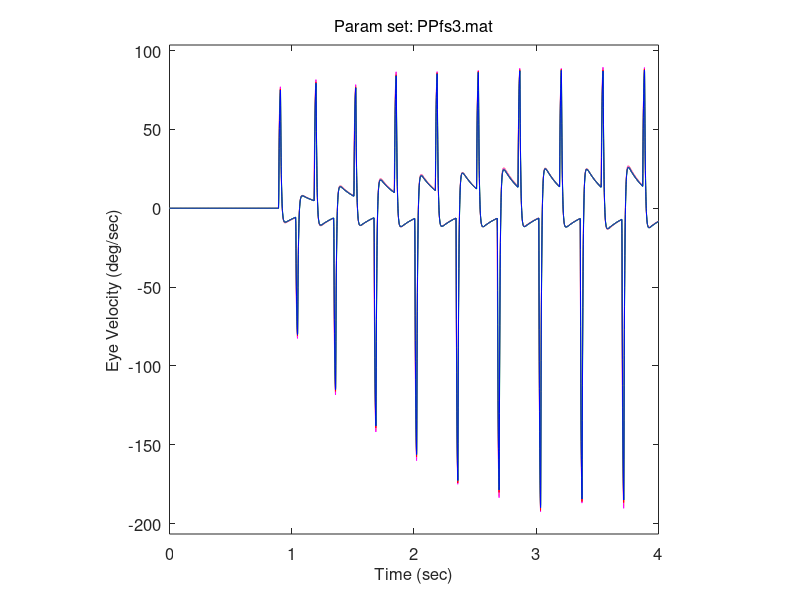

Reproduce this figure in MATLAB.
function fig = dspvelalts()
% This is the machine-generated representation of a Handle Graphics object
% and its children.  Note that handle values may change when these objects
% are re-created. This may cause problems with any callbacks written to
% depend on the value of the handle at the time the object was saved.
%
% To reopen this object, just type the name of the M-file at the MATLAB
% prompt. The M-file and its associated MAT-file must be on your path.

load dspvelalts

h0 = figure('Position',[296 390 560 420], ...
	'Tag','hotWind', ...
	'UserData',[5229.000122070312 5228.000122070312 5227.000122070312 5226.000244140625 5225.000244140625 5223.000244140625]);
h1 = axes('Parent',h0, ...
	'Box','on', ...
	'CameraUpVector',[0 1 0], ...
	'ColorOrder',mat0, ...
	'FontSize',12, ...
	'Position',[0.13 0.11 0.7749999999999999 0.8149999999999999], ...
	'UserData',mat1, ...
	'XLim',[0 4], ...
	'XLimMode','manual', ...
	'YLim',[-206.6219553346062 103.5642279641608], ...
	'YLimMode','manual');
h2 = line('Parent',h1, ...
	'Color',[1 1 0], ...
	'Tag','5223.00024414062', ...
	'XData',mat2, ...
	'YData',mat3);
h2 = line('Parent',h1, ...
	'Color',[1 0 1], ...
	'Tag','5225.00024414062', ...
	'XData',mat4, ...
	'YData',mat5);
h2 = line('Parent',h1, ...
	'Color',[0 1 1], ...
	'Tag','5226.00024414062', ...
	'XData',mat6, ...
	'YData',mat7);
h2 = line('Parent',h1, ...
	'Color',[1 0 0], ...
	'Tag','5227.00012207031', ...
	'XData',mat8, ...
	'YData',mat9);
h2 = line('Parent',h1, ...
	'Color',[0 1 0], ...
	'Tag','5228.00012207031', ...
	'XData',mat10, ...
	'YData',mat11);
h2 = line('Parent',h1, ...
	'Color',[0 0 1], ...
	'Tag','5229.00012207031', ...
	'XData',mat12, ...
	'YData',mat13);
h2 = text('Parent',h1, ...
	'FontSize',12, ...
	'HandleVisibility','off', ...
	'HorizontalAlignment','center', ...
	'Position',[1.995381062355658 -222.9954195556555 17.32050807568877], ...
	'String','Time (sec)', ...
	'UserData',0.001, ...
	'VerticalAlignment','cap');
set(get(h2,'Parent'),'XLabel',h2);
h2 = text('Parent',h1, ...
	'FontSize',12, ...
	'HandleVisibility','off', ...
	'HorizontalAlignment','center', ...
	'Position',[-0.3048498845265589 -52.89331903697683 17.32050807568877], ...
	'Rotation',90, ...
	'String','Eye Velocity (deg/sec)', ...
	'VerticalAlignment','baseline');
set(get(h2,'Parent'),'YLabel',h2);
h2 = text('Parent',h1, ...
	'FontSize',12, ...
	'HandleVisibility','off', ...
	'HorizontalAlignment','right', ...
	'Position',[-0.674364896073903 130.853334999243 17.32050807568877], ...
	'Visible','off');
set(get(h2,'Parent'),'ZLabel',h2);
h2 = text('Parent',h1, ...
	'FontSize',12, ...
	'HandleVisibility','off', ...
	'HorizontalAlignment','center', ...
	'Position',mat14, ...
	'String','Param set: PPfs3.mat', ...
	'VerticalAlignment','bottom');
set(get(h2,'Parent'),'Title',h2);
if nargout > 0, fig = h0; end
